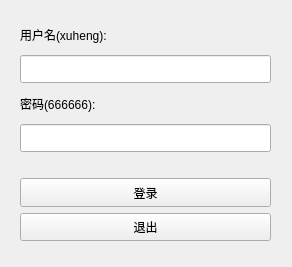
<?xml version="1.0" encoding="UTF-8"?>
<ui version="4.0">
 <class>Login</class>
 <widget class="QWidget" name="Login">
  <property name="geometry">
   <rect>
    <x>0</x>
    <y>0</y>
    <width>292</width>
    <height>267</height>
   </rect>
  </property>
  <property name="contextMenuPolicy">
   <enum>Qt::DefaultContextMenu</enum>
  </property>
  <property name="windowTitle">
   <string>登录</string>
  </property>
  <widget class="QWidget" name="">
   <property name="geometry">
    <rect>
     <x>20</x>
     <y>20</y>
     <width>251</width>
     <height>221</height>
    </rect>
   </property>
   <layout class="QVBoxLayout" name="verticalLayout">
    <item>
     <widget class="QLabel" name="label_user">
      <property name="sizePolicy">
       <sizepolicy hsizetype="Preferred" vsizetype="Expanding">
        <horstretch>0</horstretch>
        <verstretch>0</verstretch>
       </sizepolicy>
      </property>
      <property name="text">
       <string>用户名(xuheng):</string>
      </property>
     </widget>
    </item>
    <item>
     <widget class="QLineEdit" name="edit_user">
      <property name="sizePolicy">
       <sizepolicy hsizetype="Expanding" vsizetype="Expanding">
        <horstretch>0</horstretch>
        <verstretch>0</verstretch>
       </sizepolicy>
      </property>
      <property name="text">
       <string/>
      </property>
     </widget>
    </item>
    <item>
     <widget class="QLabel" name="label_pwd">
      <property name="sizePolicy">
       <sizepolicy hsizetype="Preferred" vsizetype="Expanding">
        <horstretch>0</horstretch>
        <verstretch>0</verstretch>
       </sizepolicy>
      </property>
      <property name="text">
       <string>密码(666666):</string>
      </property>
     </widget>
    </item>
    <item>
     <widget class="QLineEdit" name="edit_pwd">
      <property name="sizePolicy">
       <sizepolicy hsizetype="Expanding" vsizetype="Expanding">
        <horstretch>0</horstretch>
        <verstretch>0</verstretch>
       </sizepolicy>
      </property>
     </widget>
    </item>
    <item>
     <widget class="QLabel" name="empty">
      <property name="text">
       <string/>
      </property>
     </widget>
    </item>
    <item>
     <widget class="QPushButton" name="btn_login">
      <property name="sizePolicy">
       <sizepolicy hsizetype="Minimum" vsizetype="Expanding">
        <horstretch>0</horstretch>
        <verstretch>0</verstretch>
       </sizepolicy>
      </property>
      <property name="text">
       <string>登录</string>
      </property>
     </widget>
    </item>
    <item>
     <widget class="QPushButton" name="btn_quit">
      <property name="sizePolicy">
       <sizepolicy hsizetype="Minimum" vsizetype="Expanding">
        <horstretch>0</horstretch>
        <verstretch>0</verstretch>
       </sizepolicy>
      </property>
      <property name="text">
       <string>退出</string>
      </property>
     </widget>
    </item>
   </layout>
  </widget>
 </widget>
 <resources/>
 <connections>
  <connection>
   <sender>btn_quit</sender>
   <signal>clicked()</signal>
   <receiver>Login</receiver>
   <slot>close()</slot>
   <hints>
    <hint type="sourcelabel">
     <x>150</x>
     <y>229</y>
    </hint>
    <hint type="destinationlabel">
     <x>161</x>
     <y>253</y>
    </hint>
   </hints>
  </connection>
 </connections>
</ui>
